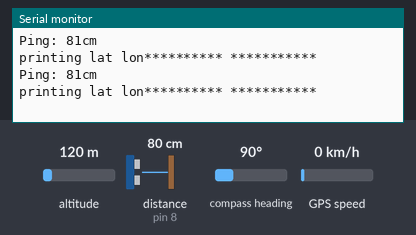
Recording of a sketch running on a simulated Arduino Uno, built with avr-gcc and run on an emulated ATmega328P. Parts: the last lines printed to the serial monitor. Inputs (shaded band) come from the test bench; at power-on: distance to the obstacle (sensor on pin 8) 80 cm, altitude 120 m, compass heading 90°, GPS speed 0 km/h. The echo pulse lasts 58.3 µs per cm; the GPS gets a fix after 3 s at 37.7749, -122.4194 with 8 satellites.

Above: at 1.2 s.
1.3 s: distance to the obstacle (sensor on pin 8) set to 2 cm
At 4.0 s:
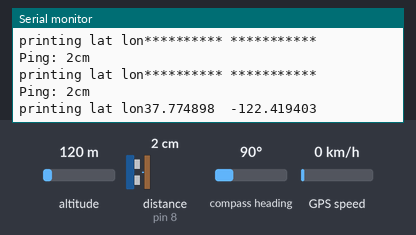
5.4 s: distance to the obstacle (sensor on pin 8) set to 4 cm
At 6.7 s:
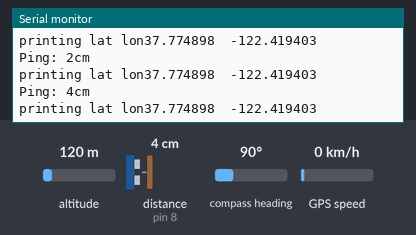
Timing chart, 0 to 8.4 s (numbered marks = the images above; inputs shaded):
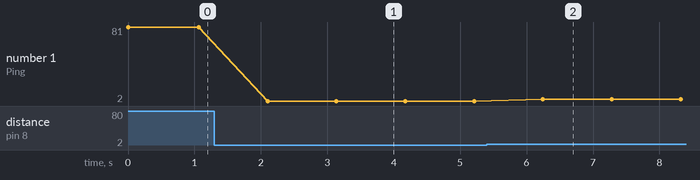

Measured:
- after the input at 1.3 s, the serial monitor: prints a new line after 0.80 s (image 1)
- after the input at 5.4 s, the serial monitor: prints a new line after 0.85 s (image 2)
- plotted number 1: 81 → 2 after the input at 1.3 s, 2 → 4 after the input at 5.4 s

The sketch:

sketch_feb14a_gps_sonar_test.ino
```cpp
#include <toneAC.h>
#include <NewPing.h>
// We'll use SoftwareSerial to communicate with the XBee:
#include <SoftwareSerial.h>
#include <TinyGPS++.h>

#define TRIGGER_PIN   9 // Arduino pin tied to trigger pin on ping sensor.
#define ECHO_PIN      8 // Arduino pin tied to echo pin on ping sensor.
#define MAX_DISTANCE 400 // Maximum distance we want to ping for (in centimeters). Maximum sensor distance is rated at 400-500cm.

static const int RXPin = 10, TXPin = 11;
static const uint32_t GPSBaud = 9600;

// The serial connection to the GPS device
SoftwareSerial ss(RXPin, TXPin);


NewPing sonar(TRIGGER_PIN, ECHO_PIN, MAX_DISTANCE); // NewPing setup of pins and maximum distance.

unsigned int pingSpeed = 500; // How frequently are we going to send out a ping (in milliseconds). 50ms would be 20 times a second.
unsigned long pingTimer;     // Holds the next ping time.
unsigned long pingTimer2;
int dis = 0;
String e;
char d[4];
// XBee's DOUT (TX) is connected to pin 2 (Arduino's Software RX)
// XBee's DIN (RX) is connected to pin 3 (Arduino's Software TX)
SoftwareSerial XBee(5, 6); // RX, TX

// The TinyGPS++ object
TinyGPSPlus gps;

void setup() {
  Serial.begin(115200); // Open serial monitor at 115200 baud to see ping results.
  ss.begin(GPSBaud);
  XBee.begin(9600);
  pingTimer = millis(); // Start now.
}

void loop() {
  // Notice how there's no delays in this sketch to allow you to do other processing in-line while doing distance pings.
  if (millis() >= pingTimer) {   // pingSpeed milliseconds since last ping, do another ping.
    pingTimer += pingSpeed;      // Set the next ping time.
    sonar.ping_timer(echoCheck); // Send out the ping, calls "echoCheck" function every 24uS where you can check the ping status.
  }
  // Do other stuff here, really. Think of it as multi-tasking.
    getGpsdata();

}

void getGpsdata(){
  Serial.write("printing lat lon");
  printFloat(gps.location.lat(), gps.location.isValid(), 11, 6);
  printFloat(gps.location.lng(), gps.location.isValid(), 12, 6);


  Serial.write("\n");
    smartDelay(1000);
}

void echoCheck() { // Timer2 interrupt calls this function every 24uS where you can check the ping status.
  // Don't do anything here!
  if (sonar.check_timer()) { // This is how you check to see if the ping was received.
    // Here's where you can add code.
    Serial.print("Ping: ");
    Serial.print(sonar.ping_result / US_ROUNDTRIP_CM); // Ping returned, uS result in ping_result, convert to cm with US_ROUNDTRIP_CM.
    Serial.print("cm\n");
    XBee.write("Dis: ");
    dis = sonar.ping_result / US_ROUNDTRIP_CM ;
    e = String(dis);
    e.toCharArray(d,4);
    XBee.write(d);
    XBee.write("cm\n");
//    if(dis<=30){
//    Serial.print("hey the man behind you is so near!!");
//           for (unsigned long freq = 150; freq <= 15000; freq += 10) {
//          toneAC(freq); // Play the frequency (150 Hz to 15 kHz in 10 Hz steps).
//          delay(1);     // Wait 1 ms so you can hear it.
//        }
//        toneAC(0); // Turn off toneAC, can also use noToneAC().
//
//    }
  }
  // Don't do anything here!
}

static void printFloat(float val, bool valid, int len, int prec)
{
  if (!valid)
  {
    while (len-- > 1){
      Serial.print('*');
      XBee.print('*');
    }
    Serial.print(' ');
    XBee.print(' ');
  }
  else
  {
    Serial.print(val, prec);
    XBee.print(val,prec);
    int vi = abs((int)val);
    int flen = prec + (val < 0.0 ? 2 : 1); // . and -
    flen += vi >= 1000 ? 4 : vi >= 100 ? 3 : vi >= 10 ? 2 : 1;
    for (int i=flen; i<len; ++i)
      Serial.print(' ');
      XBee.print(' ');
  }
  smartDelay(0);
}


// This custom version of delay() ensures that the gps object
// is being "fed".
static void smartDelay(unsigned long ms)
{
  unsigned long start = millis();
  do
  {
    while (ss.available())
      gps.encode(ss.read());
  } while (millis() - start < ms);
}
```
